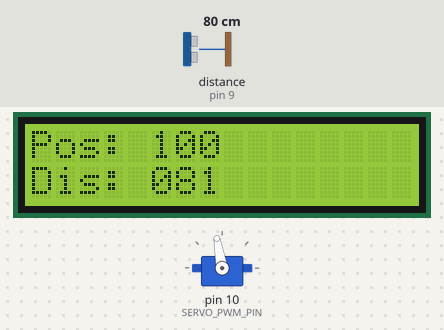
A sketch run on a simulated Arduino Uno, built with avr-gcc and run on an emulated ATmega328P. Parts: 16×2 character LCD, servo. The test bench sets the inputs (shaded band); at power-on: distance to the obstacle (sensor on pin 9) 80 cm. The echo pulse lasts 58.3 µs per cm; what the sketch prints to the serial monitor is not drawn.

Above: at 1.26 s.
1.3 s: distance to the obstacle (sensor on pin 9) set to 18 cm
At 2.33 s:
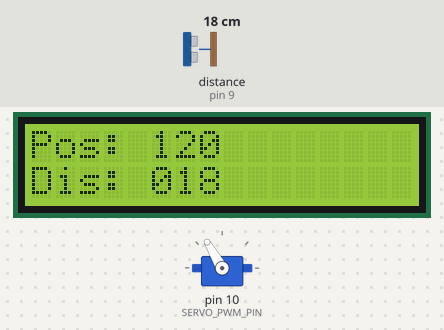
2.9 s: distance to the obstacle (sensor on pin 9) set to 2 cm
At 3.39 s:
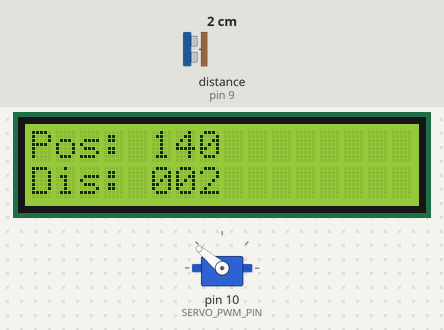
5.0 s: distance to the obstacle (sensor on pin 9) set to 4 cm
At 7.63 s:
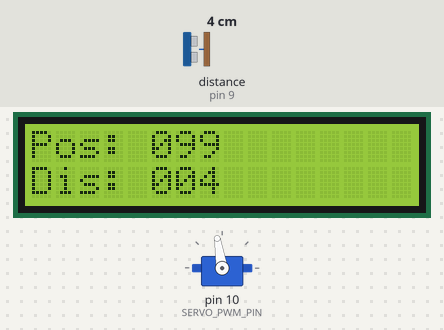
Timing chart, 0 to 18.4 s (numbered marks = the images above; inputs shaded):
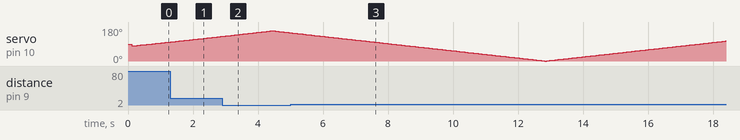

The sketch:

Arduino3.ino
```cpp
#include <NewPing.h>
#include <Servo.h>
#include <LiquidCrystal.h>

#define TRIGGER_PIN 8 // Arduino pin tied to trigger pin on the ultrasonic sensor.
#define ECHO_PIN 9 // Arduino pin tied to echo pin on the ultrasonic sensor.
#define MAX_DISTANCE 100 // Maximum distance we want to ping for (in centimeters).
#define SERVO_PWM_PIN 10

// means -angle .. angle
#define ANGLE_BOUNDS 80
#define ANGLE_STEP 1

int angle = 0;

// direction of servo movement
// -1 = back, 1 = forward
int dir = 1;

String valstring ="";

Servo myservo;
LiquidCrystal lcd(2, 3, 4, 5, 6, 7);
NewPing sonar(TRIGGER_PIN, ECHO_PIN, MAX_DISTANCE);

void setup() {
Serial.begin(9600);
lcd.begin(16, 2);
myservo.attach(SERVO_PWM_PIN);

lcd.setCursor(0,0);
lcd.print("Pos:");
lcd.setCursor(0,1);
lcd.print("Dis:");
}

void loop() {
delay(50);
// we must renormalize to positive values, because angle is from -ANGLE_BOUNDS .. ANGLE_BOUNDS
// and servo value must be positive
myservo.write(angle + ANGLE_BOUNDS);

valstring = String(angle + ANGLE_BOUNDS);
if (valstring.length() < 2)   {
    valstring = "00" + valstring;
    }
else if (valstring.length() < 3)  {
    valstring = "0" + valstring;
    }
lcd.setCursor(5,0);
lcd.print(valstring);


// read distance from sensor and send to serial
getDistanceAndSend2Serial(angle);
// calculate angle
if (angle >= ANGLE_BOUNDS || angle <= -ANGLE_BOUNDS) {
dir = -dir;
}
angle += (dir * ANGLE_STEP);
}

int getDistanceAndSend2Serial(int angle) {

int cm = sonar.ping_cm();
Serial.print(angle, DEC);
Serial.print(",");
Serial.println(cm, DEC);

valstring = String(cm);
if (valstring.length() < 2)   {
    valstring = "00" + valstring;
    }
else if (valstring.length() < 3)  {
    valstring = "0" + valstring;
    }
lcd.setCursor(5,1);
lcd.print(valstring);

}
```
